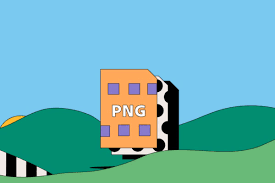
#> input picture example.png, 275 x 183 px
$ python test.py
#> lines starting #> are read from the running program, lines starting #| are printed output that depends on the picture
### helper_functions.py
from sympy import randprime, isprime
import random
import math
import matplotlib.pyplot as plt
from PIL import Image
import numpy as np
import io

def read_png(file_path):
    with open(file_path, 'rb') as file:
        data = file.read()
    return data

def generate_rsa_keys(bits=1024):
#> called with bits = 1024
    p = randprime(2**(bits//2 - 1), 2**(bits//2))
    q = randprime(2**(bits//2 - 1), 2**(bits//2))
    while p == q:
        q = randprime(2**(bits//2 - 1), 2**(bits//2))
    n = p * q
    phi = (p - 1) * (q - 1)
    while True:
        e = random.randint(2, phi-1)
        if math.gcd(e,phi)==1:
            break
    d = pow(e, -1, phi)
    return (e, n), (d, n)

def add_padding(data, block_size):
    padding_length = block_size - (len(data) % block_size)
    padded_data = data + bytes([padding_length] * padding_length)
    return padded_data

def remove_padding(data):
    padding_length = data[-1]
    return data[:-padding_length]

def display_image_from_bytes(data_bytes):
    img = Image.open(io.BytesIO(data_bytes))
#> img is the input picture: PIL image 275x183 P; mean R, G, B 105.7, 177.9, 181.8
    plt.imshow(img)
    plt.axis('off')
    plt.show()

def display_encrypted_image(data_bytes):
    if len(data_bytes) == 0:
        print("Brak danych do wyświetlenia. Możliwe, że zaszyfrowane dane są puste lub uszkodzone.")
        return

    try:
        length = len(data_bytes)
        side = int(np.sqrt(length / 3))  # Estymowanie wymiarów obrazu dla RGB
        if side * side * 3 > length:
            side -= 1

        image_array = np.frombuffer(data_bytes[:side * side * 3], dtype=np.uint8).reshape((side, side, 3))
        plt.imshow(image_array)
        plt.axis('off')
        plt.title("Zaszyfrowane dane obrazu")
        plt.show()
    except Exception as e:
        print(f"Wystąpił błąd podczas wyświetlania obrazu: {str(e)}")

### rsa.py
import zlib
import struct
import matplotlib.pyplot as plt
from PIL import Image
import io
from helper_functions import *

def rsa_encrypt(data, public_key):
    e, n = public_key
    max_block_size = (n.bit_length() + 7) // 8 - 1
    encrypted_data = bytearray()
    for i in range(0, len(data), max_block_size):
        block = data[i:i+max_block_size]
        integer = int.from_bytes(block, 'big')
        encrypted_integer = pow(integer, e, n)
        encrypted_data.extend(encrypted_integer.to_bytes((n.bit_length() + 7) // 8, 'big'))
    return bytes(encrypted_data)

def rsa_decrypt(data, private_key):
    d, n = private_key
    block_size = (n.bit_length() + 7) // 8
    decrypted_data = bytearray()
    for i in range(0, len(data), block_size):
        block = data[i:i+block_size]
        integer = int.from_bytes(block, 'big')
        decrypted_integer = pow(integer, d, n)
        decrypted_data.extend(decrypted_integer.to_bytes(block_size - 1, 'big'))
    return bytes(decrypted_data)

def modify_png(file_path, public_key, save_path, mode=0):
    # mode = 0 decompression->enryption->compression
    # mode = 1 encryption
#> called with file_path = 'example.png', save_path = 'encrypted_example.png', mode = 0
    e, n = public_key  # Rozpakowuj klucz publiczny do e i n
    data = read_png(file_path)
    new_png_data = bytearray(data[:8])
    pos = 8
    encrypted_image_data = bytearray()

    while pos < len(data):
        chunk_len = struct.unpack('>I', data[pos:pos + 4])[0]
        pos += 4
        chunk_type = data[pos:pos + 4]
        pos += 4
        chunk_data = data[pos:pos + chunk_len]
        pos += chunk_len
        crc = data[pos:pos + 4]
        pos += 4

        if chunk_type == b'IDAT':
            try:
                if mode==0:
                    decompressed_data = zlib.decompress(chunk_data)
                elif mode==1:
                    decompressed_data=chunk_data
                padded_data = add_padding(decompressed_data, (n.bit_length() + 7) // 8 - 1)
                encrypted_data = rsa_encrypt(padded_data, public_key)
                encrypted_image_data.extend(encrypted_data)
                if mode==0:
                    recompressed_data = zlib.compress(encrypted_data)
                elif mode==1:
                    recompressed_data = encrypted_data
                chunk_data = recompressed_data
                chunk_len = len(chunk_data)
            except zlib.error as e:
                print("Error decompressing data: ", str(e))
                continue  # Przechodź do kolejnego chunka

        new_crc = zlib.crc32(chunk_type)
        new_crc = zlib.crc32(chunk_data, new_crc)
        new_crc = struct.pack('>I', new_crc & 0xffffffff)

        new_png_data.extend(struct.pack('>I', chunk_len))
        new_png_data.extend(chunk_type)
        new_png_data.extend(chunk_data)
        new_png_data.extend(new_crc)

    with open(save_path, 'wb') as file:
        file.write(new_png_data)

    return new_png_data, encrypted_image_data

def decrypt_and_reconstruct_png(encrypted_png_path, private_key, decrypted_png_path, mode=0):
    # mode = 0 decompression->decryption->compression
    # mode = 1 decryption
#> called with encrypted_png_path = 'encrypted_example.png', decrypted_png_path = 'decrypted_example.png', mode = 0
    data = read_png(encrypted_png_path)
    new_png_data = bytearray(data[:8])  # Kopiowanie nagłówka PNG
    pos = 8

    while pos < len(data):
        chunk_len = struct.unpack('>I', data[pos:pos + 4])[0]
        pos += 4
        chunk_type = data[pos:pos + 4]
        pos += 4
        chunk_data = data[pos:pos + chunk_len]
        pos += chunk_len
        crc = data[pos:pos + 4]
        pos += 4

        if chunk_type == b'IDAT':
            try:
                if mode==0:
                    encrypted_data = zlib.decompress(chunk_data)
                elif mode==1:
                    encrypted_data=chunk_data
                # Deszyfrowanie danych
                decrypted_data = rsa_decrypt(encrypted_data, private_key)
                # Usunięcie paddingu
                padded_decrypted_data = remove_padding(decrypted_data)
                # Kompresja danych po usunięciu paddingu
                if mode==0:
                    decompressed_data = zlib.compress(padded_decrypted_data)
                elif mode==1:
                    decompressed_data = padded_decrypted_data
                chunk_data = decompressed_data
                chunk_len = len(chunk_data)
            except zlib.error as e:
                print(f"Błąd zlib przy próbie dekompresji: {str(e)}")
                continue  # Przechodź do kolejnego chunka, pomijając uszkodzone

        # Obliczanie nowego CRC dla zmodyfikowanego chunku
        new_crc = zlib.crc32(chunk_type)
        new_crc = zlib.crc32(chunk_data, new_crc)
        new_crc = struct.pack('>I', new_crc & 0xffffffff)

        # Rekonstrukcja chunków PNG
        new_png_data.extend(struct.pack('>I', chunk_len))
        new_png_data.extend(chunk_type)
        new_png_data.extend(chunk_data)
        new_png_data.extend(new_crc)

    with open(decrypted_png_path, 'wb') as file:
        file.write(new_png_data)


public_key, private_key = generate_rsa_keys(bits=1024)
original_png_path = "example.png"
encrypted_png_path = "encrypted_example.png"
decrypted_png_path = "decrypted_example.png"

print("Obraz oryginalny:")
display_image_from_bytes(read_png(original_png_path))

for mode in range(2):
    new_png_data, encrypted_image_data = modify_png(original_png_path, public_key, encrypted_png_path, mode)
    decrypt_and_reconstruct_png(encrypted_png_path, private_key, decrypted_png_path, mode)

    print("Dane obrazu zaszyfrowanego:")
    display_encrypted_image(encrypted_image_data)
#> in display_encrypted_image, `plt.show()`:
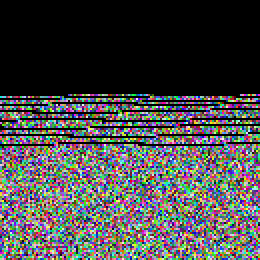
#> shown: shape (130, 130, 3) (shown 2 times larger); mean R, G, B 73.6, 73.7, 74
    print("Obraz odszyfrowany:")
    display_image_from_bytes(read_png(decrypted_png_path))

### test.py
import sys
import zlib
import struct
from PIL import Image
from sympy import randprime

from rsa import rsa_encrypt


# Funkcja do zapisywania odszyfrowanych danych do pliku PNG
def save_decrypted_data_to_png(decrypted_data, save_path):
    try:
        # Tworzymy obiekt obrazu PIL z odszyfrowanymi danymi
        img = Image.frombytes('RGB', (1, len(decrypted_data) // 3), decrypted_data)
        # Zapisujemy obraz do pliku PNG
        img.save(save_path, 'PNG')
        print("Plik PNG z odszyfrowanymi danymi został pomyślnie zapisany.")
    except Exception as e:
        print(f"Błąd przy zapisie pliku PNG: {e}")


# Generowanie kluczy RSA
def generate_rsa_keys(bits=1024):
    p = randprime(2 ** (bits // 2 - 1), 2 ** (bits // 2))
    q = randprime(2 ** (bits // 2 - 1), 2 ** (bits // 2))
    n = p * q
    phi = (p - 1) * (q - 1)
    e = 65537
    d = pow(e, -1, phi)  # Obliczanie d jako odwrotność e modulo phi
    return (e, n), (d, n)


# Funkcja deszyfrująca dane z wykorzystaniem klucza prywatnego
def rsa_decrypt(data, private_key):
    d, n = private_key
    byte_length = (n.bit_length() + 7) // 8
    decrypted_data = bytearray()
    for i in range(0, len(data), byte_length):
        encrypted_val = int.from_bytes(data[i:i + byte_length], byteorder='big')
        decrypted_val = pow(encrypted_val, d, n)
        decrypted_data.extend(decrypted_val.to_bytes(byte_length, byteorder='big'))
    return bytes(decrypted_data)


# Testowanie algorytmu deszyfrowania
def test_decryption():
    # Wygenerujmy dane testowe do zaszyfrowania
    original_data = b"Testowy ciag bajtow do zaszyfrowania."

    # Wygenerujmy klucze RSA
    public_key, private_key = generate_rsa_keys(bits=512)

    # Zaszyfrujmy dane testowe
    encrypted_data = rsa_encrypt(original_data, public_key)

    # Odszyfrujmy zaszyfrowane dane
    decrypted_data = rsa_decrypt(encrypted_data, private_key)

    # Sprawdzamy, czy odszyfrowane dane są zgodne z oryginalnymi danymi
    if original_data == decrypted_data:
        print("Algorytm deszyfrowania działa poprawnie.")
    else:
        print("Błąd w algorytmie deszyfrowania.")

    # Zapiszmy odszyfrowane dane do pliku PNG
    save_decrypted_data_to_png(decrypted_data, "decrypted_test_image.png")


# Wywołanie testu deszyfrowania
test_decryption()
